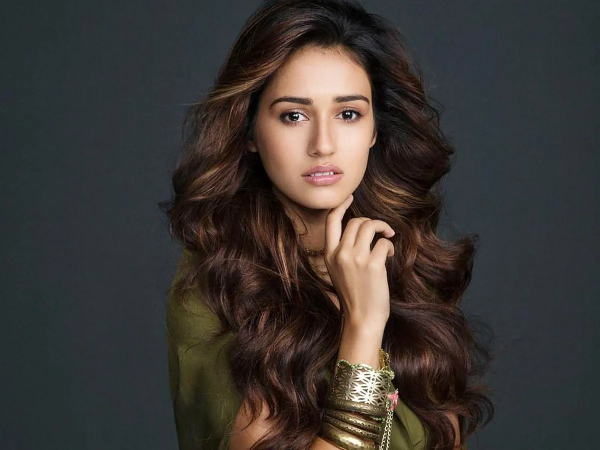
#> input picture opencv/images/img-2.webp, 1200 x 900 px, found by its file name (shown at 1/2 size)
$ jupyter execute OpenCV_Single_frame_with_multiple_Images-3.ipynb
#> lines starting #> are read from the running program, lines starting #| are printed output that depends on the picture
## 🖼️ Single Frame with Multiple Images
#### ✅ Goal:
	• Show multiple images inside a single frame (for layout or comparison purposes).
	• Combine images using NumPy functions like np.hstack() or np.vstack() to create a single canvas.

[cell 1]
import cv2
import numpy as np

[cell 2]
img = cv2.imread("img-2.webp")
#> img is the input picture: shape (900, 1200, 3); mean B, G, R 52.3, 55.5, 60.1
img_small = cv2.resize(img , (300,300))
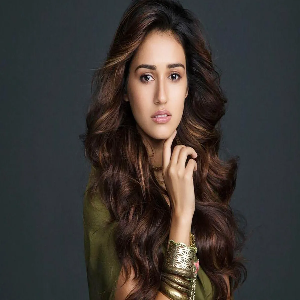
#> img_small: shape (300, 300, 3); mean B, G, R 52.5, 55.7, 60.3
h = np.hstack([img_small,img_small])
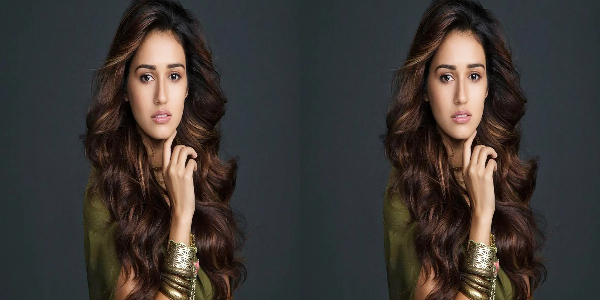
#> h: shape (300, 600, 3); mean B, G, R 52.5, 55.7, 60.3
cv2.imshow("image" , h)
cv2.waitKey(0)
cv2.destroyAllWindows()

[cell 3]
img = cv2.imread("img-2.webp")
img_small = cv2.resize(img , (300,300))
h = np.vstack([img_small,img_small])
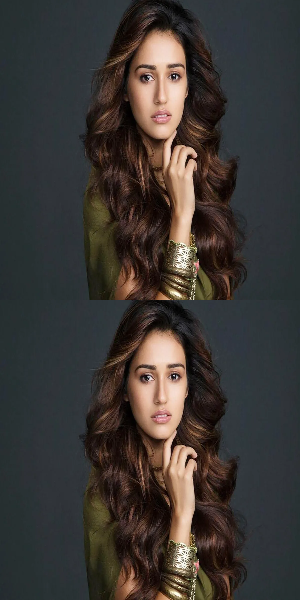
#> h: shape (600, 300, 3); mean B, G, R 52.5, 55.7, 60.3
cv2.imshow("image" , h)
cv2.waitKey(0)
cv2.destroyAllWindows()

[cell 4]
img = cv2.imread("img-2.webp")
img_small = cv2.resize(img , (300,300))
h = np.hstack([img_small,img_small])
v = np.vstack([h,h])
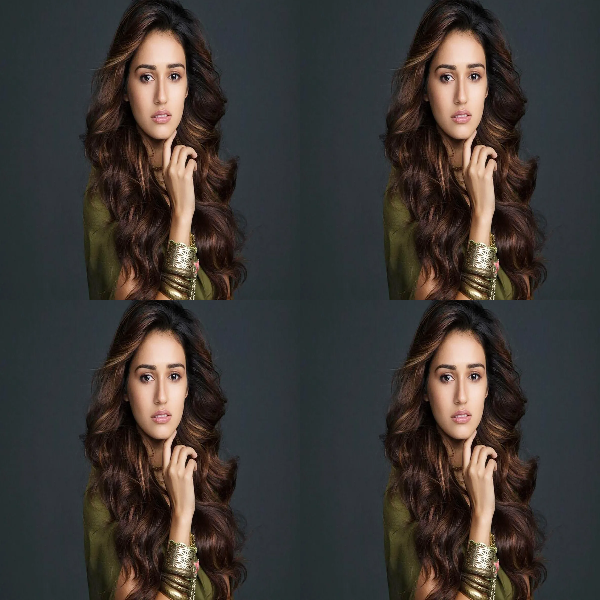
#> v: shape (600, 600, 3); mean B, G, R 52.5, 55.7, 60.3
cv2.imshow("image" , v)
cv2.waitKey(0)
cv2.destroyAllWindows()

$ run again, with opencv/images/img-1.webp copied over opencv/images/img-2.webp
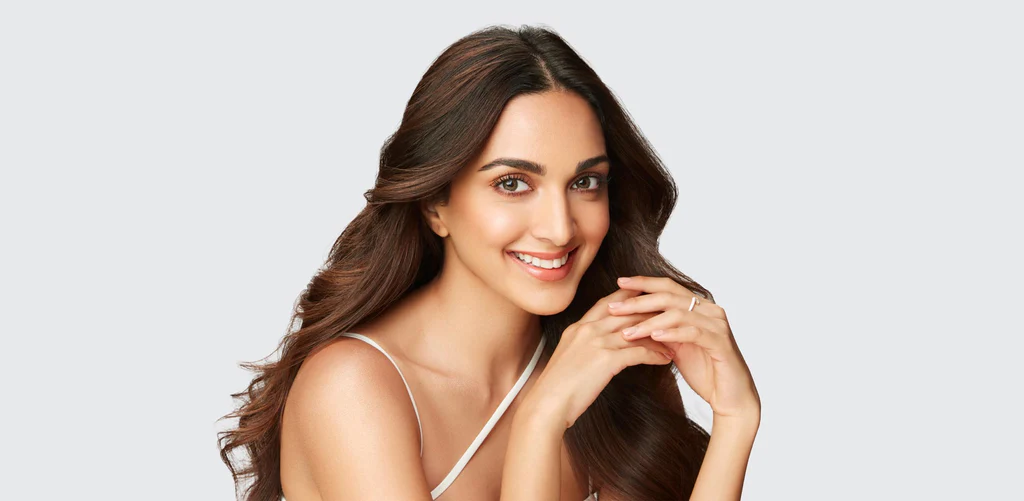
#> input picture opencv/images/img-1.webp, 1024 x 501 px, found by its file name
#> img is the input picture: shape (501, 1024, 3); mean B, G, R 186.6, 193.5, 205.4
#> `h = np.vstack([img_small,img_small])`:
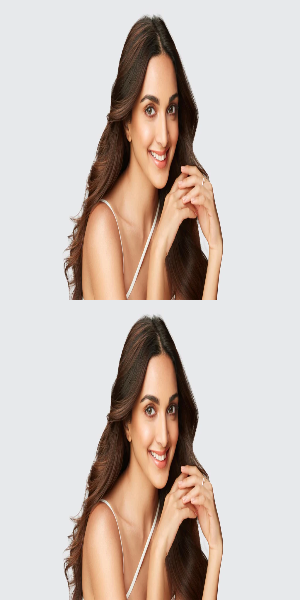
#> h: shape (600, 300, 3); mean B, G, R 186.6, 193.5, 205.4
#> `v = np.vstack([h,h])`:
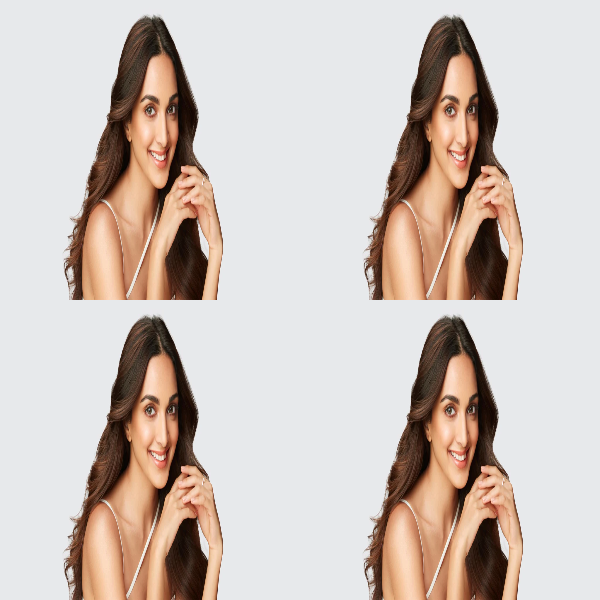
#> v: shape (600, 600, 3); mean B, G, R 186.6, 193.5, 205.4

$ run again, with opencv/images/img-3.webp copied over opencv/images/img-2.webp
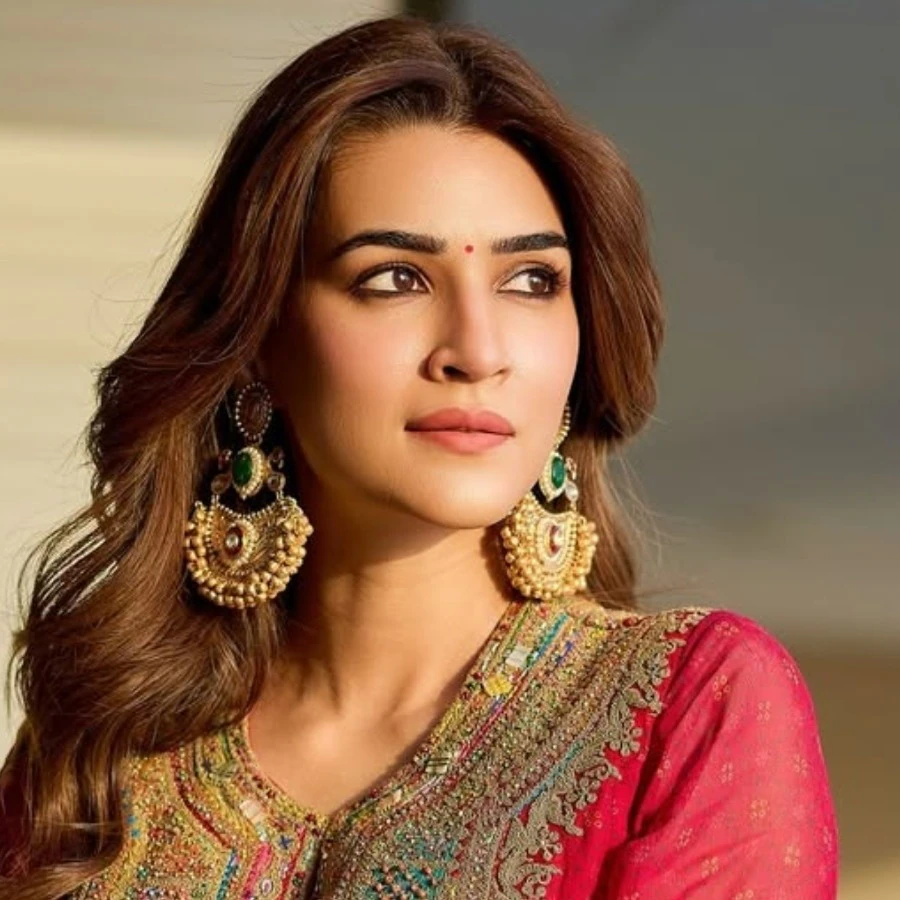
#> input picture opencv/images/img-3.webp, 900 x 900 px, found by its file name
#> img is the input picture: shape (900, 900, 3); mean B, G, R 76.8, 100.9, 140.1
#> `h = np.vstack([img_small,img_small])`:
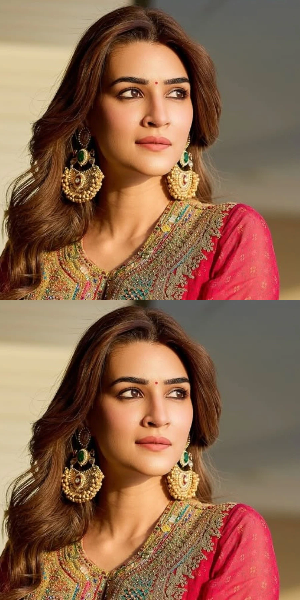
#> h: shape (600, 300, 3); mean B, G, R 76.9, 100.9, 140.1
#> `v = np.vstack([h,h])`:
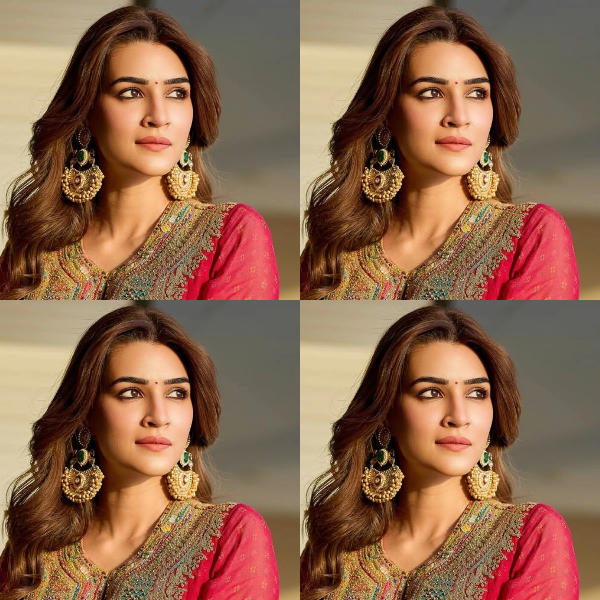
#> v: shape (600, 600, 3); mean B, G, R 76.9, 100.9, 140.1
